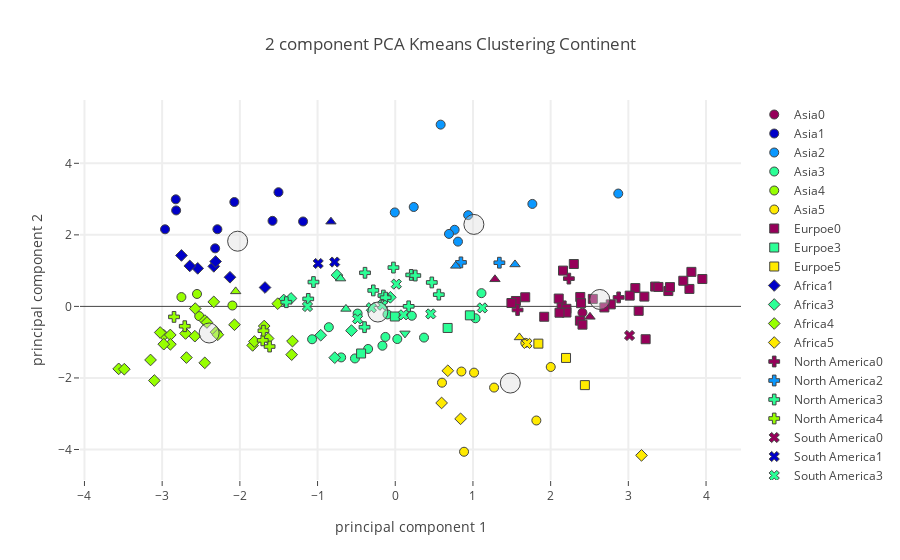

The cell this chart's notebook holds for it:
### Code cell
# Calling plotly function 

plot_plotly(principalDf,"Continent",continent_centers,"Protein Foods")

### Figure 1 — Plotly figure (JSON) as saved in the notebook; plotly's stock layout.template omitted (floating-point values rounded to 4 significant figures)
{"data": [{"marker": {"color": "rgb(150,0,90)", "line": {"width": 1}, "size": 9, "symbol": 0}, "mode": "markers", "name": "Asia0", "text": ["Israel"], "type": "scatter", "uid": "910c3d04-165f-42ae-bef4-a48c7f718f67", "x": [2.409], "y": [-0.1767]}, {"marker": {"color": "rgb(0,0,200)", "line": {"width": 1}, "size": 9, "symbol": 0}, "mode": "markers", "name": "Asia1", "text": ["Bangladesh", "Cambodia", "Indonesia", "Lao People's Democratic Republic", "Myanmar", "Philippines", "Sri Lanka", "Thailand", "Viet Nam"], "type": "scatter", "uid": "0b4a9f10-428a-460d-9be6-6decee64f459", "x": [-2.963, -2.825, -2.289, -2.82, -2.071, -1.58, -2.318, -1.186, -1.503], "y": [2.156, 2.993, 2.157, 2.683, 2.918, 2.392, 1.623, 2.374, 3.192]}, {"marker": {"color": "rgb(10,152,255)", "line": {"width": 1}, "size": 9, "symbol": 0}, "mode": "markers", "name": "Asia2", "text": ["Brunei Darussalam", "China, Hong Kong SAR", "China, Macao SAR", "China, mainland", "China, Taiwan Province of", "Japan", "Malaysia", "Maldives", "Republic of Korea"], "type": "scatter", "uid": "60ebf4eb-746d-4168-bb37-5a36d0429cce", "x": [0.7641, 2.87, 1.765, 0.8072, 0.6916, 0.9381, -0.006129, 0.5844, 0.2378], "y": [2.142, 3.155, 2.865, 1.811, 2.027, 2.551, 2.627, 5.082, 2.779]}, {"marker": {"color": "rgb(44,255,150)", "line": {"width": 1}, "size": 9, "symbol": 0}, "mode": "markers", "name": "Asia3", "text": ["Afghanistan", "Cyprus", "Georgia", "Iran (Islamic Republic of)", "Iraq", "Jordan", "Kuwait", "Lebanon", "Oman", "Pakistan", "Saudi Arabia", "Tajikistan", "United Arab Emirates", "Yemen"], "type": "scatter", "uid": "29c479d3-6f3b-4ae8-9a5f-e8c3cdc6d173", "x": [-0.5187, 1.11, 0.3701, -0.1651, -0.4844, 0.0263, 1.033, -0.1268, 0.2132, -0.3491, -0.1002, -0.6961, -0.8549, -1.07], "y": [-1.455, 0.3705, -0.8717, -1.099, -0.1994, -0.9124, -0.3314, -0.8537, -0.2613, -1.19, -0.2242, -1.426, -0.5811, -0.9182]}, {"marker": {"color": "rgb(151,255,0)", "line": {"width": 1}, "size": 9, "symbol": 0}, "mode": "markers", "name": "Asia4", "text": ["Democratic People's Republic of Korea", "India", "Nepal", "Timor-Leste"], "type": "scatter", "uid": "0540d00a-b4e5-49aa-9e66-ab6f8a065aff", "x": [-2.551, -2.096, -2.523, -2.752], "y": [0.3475, 0.02439, -0.2714, 0.2607]}, {"marker": {"color": "rgb(255,234,0)", "line": {"width": 1}, "size": 9, "symbol": 0}, "mode": "markers", "name": "Asia5", "text": ["Armenia", "Azerbaijan", "Kazakhstan", "Kyrgyzstan", "Mongolia", "Turkey", "Turkmenistan", "Uzbekistan"], "type": "scatter", "uid": "9a16ed4f-f9d1-4b99-88eb-7dd986d47006", "x": [1.674, 1.272, 2.001, 0.6016, 0.8852, 0.8515, 1.816, 1.014], "y": [-1.018, -2.269, -1.694, -2.133, -4.063, -1.821, -3.189, -1.852]}, {"marker": {"color": "rgb(255,111,0)", "line": {"width": 1}, "size": 9, "symbol": 0}, "mode": "markers", "name": "Asia6", "text": [], "type": "scatter", "uid": "823b6e6b-a21b-4d75-a7cb-a17435cf882a", "x": [], "y": []}, {"marker": {"color": "rgb(150,0,90)", "line": {"width": 1}, "size": 9, "symbol": 1}, "mode": "markers", "name": "Eurpoe0", "text": ["Austria", "Belarus", "Belgium", "Croatia", "Czechia", "Denmark", "Estonia", "Finland", "France", "Germany", "Hungary", "Iceland", "Ireland", "Italy", "Latvia", "Lithuania", "Luxembourg", "Malta", "Montenegro", "Netherlands", "Norway", "Poland", "Portugal", "Russian Federation", "Slovakia", "Slovenia", "Spain", "Sweden", "Switzerland", "Ukraine", "United Kingdom"], "type": "scatter", "uid": "0bf4c292-387f-4303-841b-e2100d11f132", "x": [3.345, 3.952, 2.141, 1.553, 2.381, 3.387, 3.223, 3.786, 2.774, 3.09, 1.673, 3.017, 2.377, 2.392, 3.133, 3.812, 3.206, 2.104, 2.41, 3.515, 2.543, 3.707, 2.159, 2.692, 1.495, 1.917, 2.298, 3.536, 2.203, 2.203, 2.114], "y": [0.554, 0.7652, 0.027, 0.1516, 0.2632, 0.5441, -0.9178, 0.4882, 0.05658, 0.5125, 0.2556, 0.3014, -0.3982, 0.09001, -0.1242, 0.9653, 0.2745, 0.2191, -0.5105, 0.4291, 0.2094, 0.7168, 1.001, -0.02923, 0.09486, -0.2896, 1.185, 0.5399, -0.0672, -0.1715, -0.1765]}, {"marker": {"color": "rgb(0,0,200)", "line": {"width": 1}, "size": 9, "symbol": 1}, "mode": "markers", "name": "Eurpoe1", "text": [], "type": "scatter", "uid": "24065e82-ec73-4f7a-bf67-b596c30ae0c3", "x": [], "y": []}, {"marker": {"color": "rgb(10,152,255)", "line": {"width": 1}, "size": 9, "symbol": 1}, "mode": "markers", "name": "Eurpoe2", "text": [], "type": "scatter", "uid": "3c75698f-9a1c-4f83-b37b-abe755bc46bd", "x": [], "y": []}, {"marker": {"color": "rgb(44,255,150)", "line": {"width": 1}, "size": 9, "symbol": 1}, "mode": "markers", "name": "Eurpoe3", "text": ["Bosnia and Herzegovina", "Bulgaria", "Republic of Moldova", "Serbia"], "type": "scatter", "uid": "56d805c0-aa08-4965-b7af-b742acb29adc", "x": [-0.4398, 0.9604, -0.005578, 0.6741], "y": [-1.316, -0.2496, -0.2823, -0.6027]}, {"marker": {"color": "rgb(151,255,0)", "line": {"width": 1}, "size": 9, "symbol": 1}, "mode": "markers", "name": "Eurpoe4", "text": [], "type": "scatter", "uid": "cdc4250f-f52d-4f0a-bcf9-bf903e32fb67", "x": [], "y": []}, {"marker": {"color": "rgb(255,234,0)", "line": {"width": 1}, "size": 9, "symbol": 1}, "mode": "markers", "name": "Eurpoe5", "text": ["Albania", "Greece", "Romania"], "type": "scatter", "uid": "d3ecd75b-380b-4e92-ad7d-4d89a6d069b6", "x": [2.441, 2.198, 1.842], "y": [-2.2, -1.441, -1.041]}, {"marker": {"color": "rgb(255,111,0)", "line": {"width": 1}, "size": 9, "symbol": 1}, "mode": "markers", "name": "Eurpoe6", "text": [], "type": "scatter", "uid": "b4c810c3-bb53-48ae-ac0e-df2742699b9f", "x": [], "y": []}, {"marker": {"color": "rgb(150,0,90)", "line": {"width": 1}, "size": 9, "symbol": 2}, "mode": "markers", "name": "Africa0", "text": [], "type": "scatter", "uid": "1ee4e7dd-e92f-4085-81fa-3a382a694fbb", "x": [], "y": []}, {"marker": {"color": "rgb(0,0,200)", "line": {"width": 1}, "size": 9, "symbol": 2}, "mode": "markers", "name": "Africa1", "text": ["Gambia", "Guinea", "Guinea-Bissau", "Liberia", "Madagascar", "Senegal", "Sierra Leone"], "type": "scatter", "uid": "dfa8af91-119d-46b8-8eb4-78b63faf5f5a", "x": [-1.676, -2.543, -2.336, -2.313, -2.645, -2.127, -2.752], "y": [0.5279, 1.063, 1.119, 1.255, 1.132, 0.8148, 1.424]}, {"marker": {"color": "rgb(10,152,255)", "line": {"width": 1}, "size": 9, "symbol": 2}, "mode": "markers", "name": "Africa2", "text": [], "type": "scatter", "uid": "a841079c-5a32-418e-9007-302698c9fd64", "x": [], "y": []}, {"marker": {"color": "rgb(44,255,150)", "line": {"width": 1}, "size": 9, "symbol": 2}, "mode": "markers", "name": "Africa3", "text": ["Congo (note no data in Food suppley tables for DRC)", "Egypt", "Gabon", "Mauritania", "Mauritius", "Sao Tome and Principe", "South Africa"], "type": "scatter", "uid": "b9db0370-f7bc-4b44-809c-0342fd26de46", "x": [-1.436, -0.9592, -0.7501, -0.779, -0.06329, -1.341, -0.5635], "y": [0.1791, -0.8056, 0.8739, -1.433, 0.2543, 0.2232, -0.6771]}, {"marker": {"color": "rgb(151,255,0)", "line": {"width": 1}, "size": 9, "symbol": 2}, "mode": "markers", "name": "Africa4", "text": ["Angola", "Benin", "Botswana", "Burkina Faso", "Cabo Verde", "Cameroon", "Central African Republic", "Chad", "CÃƒÂ´te d'Ivoire", "Djibouti", "Ethiopia", "Ghana", "Kenya", "Lesotho", "Malawi", "Mali", "Mozambique", "Namibia", "Niger", "Nigeria", "Rwanda", "Eswatini", "Togo", "Uganda", "United Republic of Tanzania", "Zambia", "Zimbabwe"], "type": "scatter", "uid": "f5ee7ebe-e6ac-4b26-9ad3-ee581db93f3d", "x": [-1.687, -2.574, -1.323, -2.699, -1.512, -2.979, -1.835, -2.069, -2.336, -1.333, -2.688, -2.45, -2.452, -3.101, -3.56, -2.307, -2.895, -1.637, -3.15, -2.424, -3.487, -1.813, -3.025, -2.894, -2.979, -2.579, -2.284], "y": [-0.5484, -0.06102, -0.9707, -0.7571, 0.0766, -0.8051, -1.09, -0.5123, 0.1268, -1.349, -1.43, -0.3964, -1.577, -2.072, -1.746, -0.72, -0.7983, -0.8966, -1.497, -0.4495, -1.755, -0.9804, -0.7302, -1.059, -1.056, -0.8321, -0.7922]}, {"marker": {"color": "rgb(255,234,0)", "line": {"width": 1}, "size": 9, "symbol": 2}, "mode": "markers", "name": "Africa5", "text": ["Algeria", "Morocco", "Sudan", "Tunisia"], "type": "scatter", "uid": "898cd6af-8f6a-481a-a0a8-e255c783278d", "x": [0.5966, 0.8407, 3.17, 0.6763], "y": [-2.699, -3.143, -4.165, -1.799]}, {"marker": {"color": "rgb(255,111,0)", "line": {"width": 1}, "size": 9, "symbol": 2}, "mode": "markers", "name": "Africa6", "text": [], "type": "scatter", "uid": "a167239c-ef0a-476d-974c-bd8ae4dc5aed", "x": [], "y": []}, {"marker": {"color": "rgb(150,0,90)", "line": {"width": 1}, "size": 9, "symbol": 3}, "mode": "markers", "name": "North America0", "text": ["Bermuda", "Canada", "United States of America"], "type": "scatter", "uid": "1a99fe18-9141-44ff-bbfb-7fd0cb488f49", "x": [2.234, 1.574, 2.875], "y": [0.7769, -0.1001, 0.2513]}, {"marker": {"color": "rgb(0,0,200)", "line": {"width": 1}, "size": 9, "symbol": 3}, "mode": "markers", "name": "North America1", "text": [], "type": "scatter", "uid": "1452815e-e162-4bfe-80bb-34200569509b", "x": [], "y": []}, {"marker": {"color": "rgb(10,152,255)", "line": {"width": 1}, "size": 9, "symbol": 3}, "mode": "markers", "name": "North America2", "text": ["Antigua and Barbuda", "Bahamas"], "type": "scatter", "uid": "fc6e607f-ebf6-479e-b98b-5a01c7d2bf32", "x": [0.8453, 1.34], "y": [1.231, 1.221]}, {"marker": {"color": "rgb(44,255,150)", "line": {"width": 1}, "size": 9, "symbol": 3}, "mode": "markers", "name": "North America3", "text": ["Barbados", "Belize", "Costa Rica", "Cuba", "Dominica", "Dominican Republic", "Grenada", "Jamaica", "Mexico", "Panama", "Saint Kitts and Nevis", "Saint Lucia", "Saint Vincent and the Grenadines", "Trinidad and Tobago"], "type": "scatter", "uid": "d3c8b0ba-0de9-4bb7-8e21-4be5207d8ad3", "x": [0.5605, -1.12, -0.1526, -1.402, 0.1727, -1.052, 0.2056, -0.2827, -0.3953, -0.3891, -0.02307, 0.4704, 0.258, -0.1237], "y": [0.3292, 0.2099, 0.3033, 0.118, 0.002044, 0.6811, 0.8799, 0.4469, -0.5807, 0.9398, 1.085, 0.6694, 0.8627, 0.245]}, {"marker": {"color": "rgb(151,255,0)", "line": {"width": 1}, "size": 9, "symbol": 3}, "mode": "markers", "name": "North America4", "text": ["El Salvador", "Guatemala", "Haiti", "Honduras", "Nicaragua"], "type": "scatter", "uid": "2a493926-c2d7-403c-836c-d482e3c975df", "x": [-1.617, -1.706, -2.847, -1.696, -2.709], "y": [-1.122, -0.949, -0.2932, -0.6803, -0.5538]}, {"marker": {"color": "rgb(255,234,0)", "line": {"width": 1}, "size": 9, "symbol": 3}, "mode": "markers", "name": "North America5", "text": [], "type": "scatter", "uid": "bdcad5d8-8896-4c03-ac6a-3ff6221ef544", "x": [], "y": []}, {"marker": {"color": "rgb(255,111,0)", "line": {"width": 1}, "size": 9, "symbol": 3}, "mode": "markers", "name": "North America6", "text": [], "type": "scatter", "uid": "1183efce-6876-4fba-b6b4-ab49c0d4f5e9", "x": [], "y": []}, {"marker": {"color": "rgb(150,0,90)", "line": {"width": 1}, "size": 9, "symbol": 4}, "mode": "markers", "name": "South America0", "text": ["Argentina"], "type": "scatter", "uid": "097e446a-3b23-489e-bd66-41b5f03f95cb", "x": [3.015], "y": [-0.8129]}, {"marker": {"color": "rgb(0,0,200)", "line": {"width": 1}, "size": 9, "symbol": 4}, "mode": "markers", "name": "South America1", "text": ["Guyana", "Suriname"], "type": "scatter", "uid": "e37cf45d-ecfc-4228-87a7-47c98c1c9112", "x": [-0.992, -0.7798], "y": [1.2, 1.24]}, {"marker": {"color": "rgb(10,152,255)", "line": {"width": 1}, "size": 9, "symbol": 4}, "mode": "markers", "name": "South America2", "text": [], "type": "scatter", "uid": "0178fea6-c42e-4d2e-9d44-a934773f03f8", "x": [], "y": []}, {"marker": {"color": "rgb(44,255,150)", "line": {"width": 1}, "size": 9, "symbol": 4}, "mode": "markers", "name": "South America3", "text": ["Bolivia (Plurinational State of)", "Brazil", "Chile", "Colombia", "Ecuador", "Paraguay", "Peru", "Venezuela (Bolivarian Republic of)"], "type": "scatter", "uid": "9ec6d515-ca96-43db-9b9f-bf698db8bd46", "x": [-0.4843, 0.4567, 1.12, -0.3074, 0.01381, 0.1062, -1.13, -0.165], "y": [-0.3477, -0.2102, -0.04205, -0.03675, 0.6222, -0.2359, -0.003202, 0.03305]}, {"marker": {"color": "rgb(151,255,0)", "line": {"width": 1}, "size": 9, "symbol": 4}, "mode": "markers", "name": "South America4", "text": [], "type": "scatter", "uid": "b04f71a8-b383-4dca-8fa2-2dc410519d0e", "x": [], "y": []}, {"marker": {"color": "rgb(255,234,0)", "line": {"width": 1}, "size": 9, "symbol": 4}, "mode": "markers", "name": "South America5", "text": ["Uruguay"], "type": "scatter", "uid": "2bd9fb08-7c1c-49fd-b5ba-9007175ec715", "x": [1.695], "y": [-1.035]}, {"marker": {"color": "rgb(255,111,0)", "line": {"width": 1}, "size": 9, "symbol": 4}, "mode": "markers", "name": "South America6", "text": [], "type": "scatter", "uid": "2f666d82-f999-4633-80be-2b1a7cccbdbf", "x": [], "y": []}, {"marker": {"color": "rgb(150,0,90)", "line": {"width": 1}, "size": 9, "symbol": 5}, "mode": "markers", "name": "Australia0", "text": ["Australia", "New Caledonia"], "type": "scatter", "uid": "0018c088-5b18-4777-b7b9-768d4d7ca9fe", "x": [2.506, 1.283], "y": [-0.2917, 0.7575]}, {"marker": {"color": "rgb(0,0,200)", "line": {"width": 1}, "size": 9, "symbol": 5}, "mode": "markers", "name": "Australia1", "text": ["Kiribati"], "type": "scatter", "uid": "1449862c-222e-4dfb-b78e-6654872413e5", "x": [-0.8278], "y": [2.369]}, {"marker": {"color": "rgb(10,152,255)", "line": {"width": 1}, "size": 9, "symbol": 5}, "mode": "markers", "name": "Australia2", "text": ["French Polynesia", "Samoa"], "type": "scatter", "uid": "935ea166-5a3c-4551-81ae-d3457d0c7f5b", "x": [1.541, 0.778], "y": [1.173, 1.134]}, {"marker": {"color": "rgb(44,255,150)", "line": {"width": 1}, "size": 9, "symbol": 5}, "mode": "markers", "name": "Australia3", "text": ["Fiji", "Vanuatu"], "type": "scatter", "uid": "0c2884bb-c547-4cf8-a606-e9d90d8c1313", "x": [-0.6347, -0.7034], "y": [-0.07026, 0.7783]}, {"marker": {"color": "rgb(151,255,0)", "line": {"width": 1}, "size": 9, "symbol": 5}, "mode": "markers", "name": "Australia4", "text": ["Solomon Islands"], "type": "scatter", "uid": "9b027127-9fc8-491c-9d13-f85ef4407c43", "x": [-2.054], "y": [0.4198]}, {"marker": {"color": "rgb(255,234,0)", "line": {"width": 1}, "size": 9, "symbol": 5}, "mode": "markers", "name": "Australia5", "text": ["New Zealand"], "type": "scatter", "uid": "ad5473f9-ed87-4849-986f-cd0672cb3275", "x": [1.598], "y": [-0.8674]}, {"marker": {"color": "rgb(255,111,0)", "line": {"width": 1}, "size": 9, "symbol": 5}, "mode": "markers", "name": "Australia6", "text": [], "type": "scatter", "uid": "16ba9f50-d091-4be9-80b7-5f4a7935e895", "x": [], "y": []}, {"marker": {"color": "rgb(150,0,90)", "line": {"width": 1}, "size": 9, "symbol": 6}, "mode": "markers", "name": "Europe0", "text": [], "type": "scatter", "uid": "d44f0be7-a85f-41d6-a8ff-7c27f6951a58", "x": [], "y": []}, {"marker": {"color": "rgb(0,0,200)", "line": {"width": 1}, "size": 9, "symbol": 6}, "mode": "markers", "name": "Europe1", "text": [], "type": "scatter", "uid": "9ada0f00-e97a-4bdc-a08e-0e39050d6e4f", "x": [], "y": []}, {"marker": {"color": "rgb(10,152,255)", "line": {"width": 1}, "size": 9, "symbol": 6}, "mode": "markers", "name": "Europe2", "text": [], "type": "scatter", "uid": "758e843f-af16-4144-a757-e45117a527e6", "x": [], "y": []}, {"marker": {"color": "rgb(44,255,150)", "line": {"width": 1}, "size": 9, "symbol": 6}, "mode": "markers", "name": "Europe3", "text": ["North Macedonia"], "type": "scatter", "uid": "963af31c-2636-4c70-bff3-d4101d8a631e", "x": [0.1249], "y": [-0.7541]}, {"marker": {"color": "rgb(151,255,0)", "line": {"width": 1}, "size": 9, "symbol": 6}, "mode": "markers", "name": "Europe4", "text": [], "type": "scatter", "uid": "fa42ed50-13cc-4922-8a03-7ceab0b4c667", "x": [], "y": []}, {"marker": {"color": "rgb(255,234,0)", "line": {"width": 1}, "size": 9, "symbol": 6}, "mode": "markers", "name": "Europe5", "text": [], "type": "scatter", "uid": "b5358156-30b5-4778-b917-5efa2e628042", "x": [], "y": []}, {"marker": {"color": "rgb(255,111,0)", "line": {"width": 1}, "size": 9, "symbol": 6}, "mode": "markers", "name": "Europe6", "text": [], "type": "scatter", "uid": "fc070063-9ac6-400d-ae98-c1787a0d7d40", "x": [], "y": []}, {"marker": {"color": "rgba(220, 220, 220, .4)", "line": {"width": 1}, "size": 20}, "mode": "markers", "name": "Center", "type": "scatter", "uid": "b8937a61-24df-409f-b272-d857c3f4f6f5", "x": [2.632, -2.029, 1.012, -0.2239, -2.395, 1.481], "y": [0.1938, 1.823, 2.292, -0.1573, -0.7432, -2.143]}], "layout": {"hovermode": "closest", "showlegend": true, "title": {"text": "2 component PCA Kmeans Clustering Continent"}, "xaxis": {"gridwidth": 2, "ticklen": 5, "title": {"text": "principal component 1"}, "zeroline": false}, "yaxis": {"gridwidth": 2, "ticklen": 5, "title": {"text": "principal component 2"}}}}
